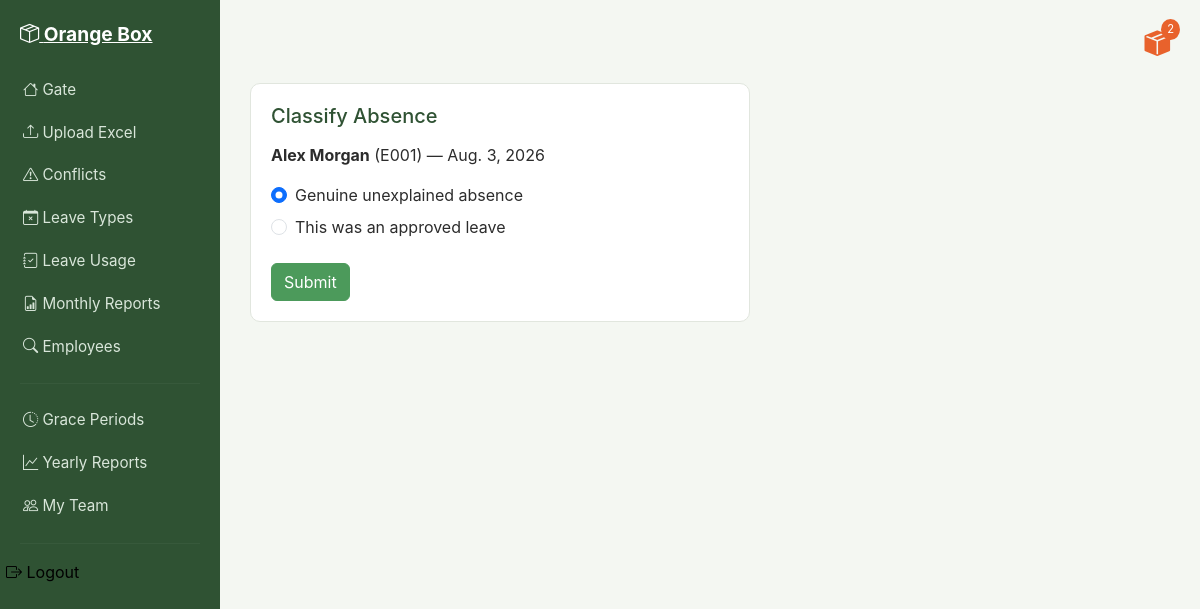
Page /records/127/resolve-gap/ (signed in) on the committed database.
### attendance/models.py (models this page shows, shortened)
class AttendanceRecord(models.Model):
    date = models.DateField()
    check_in = models.TimeField(null=True, blank=True)
    check_out = models.TimeField(null=True, blank=True)
    total_hours = models.FloatField(null=True, blank=True)
    status = models.CharField(max_length=50)
    employee = models.ForeignKey(Employee, on_delete=models.CASCADE)
    source_file = models.ForeignKey(ExcelFile, on_delete=models.CASCADE)
    gap_resolved = models.BooleanField(default=True)

class Employee(models.Model):
    employee_id = models.CharField(max_length=50, unique=True)
    name = models.CharField(max_length=150)
    sex = models.CharField(max_length=10, blank=True)
    birthday = models.DateField(null=True, blank=True)
    email = models.EmailField(unique=True, null=True, blank=True)
    phone_number = models.CharField(max_length=20, blank=True)
    department = models.ForeignKey(Department, on_delete=models.SET_NULL, null=True)
    date_added = models.DateTimeField(auto_now_add=True)

### attendance/views.py (the view, shortened to what this page needs)
# urls.py: path('records/<int:record_id>/resolve-gap/', views.resolve_gap, name='resolve_gap'),
@login_required
def resolve_gap(request, record_id):
    record = AttendanceRecord.objects.get(id=record_id)
    leave_types = Leaves.objects.all()
    return render(request, 'attendance/resolve_gap.html', {'record': record, 'leave_types': leave_types})

### attendance/context_processors.py (called while the page is built)
def notifications_context(request):
    if request.user.is_authenticated:
        unread = Notification.objects.filter(recipient=request.user, status='unread').order_by('-date')
        return {
            'unread_notifications': unread,
            'unread_count': unread.count()
        }
    return {'unread_notifications': [], 'unread_count': 0}

### attendance/templates/attendance/resolve_gap.html (shortened to what this page needs)
{% extends 'attendance/base.html' %}
{% block content %}
<div class="ob-card" style="max-width:500px;">
    <h5>Classify Absence</h5>
    <p><strong>{{ record.employee.name }}</strong> ({{ record.employee.employee_id }}) — {{ record.date }}</p>
    <form method="post">
        <div class="form-check mb-2">
            <input type="radio" name="choice" value="absence" class="form-check-input" id="choiceAbsence" checked>
            <label class="form-check-label" for="choiceAbsence">Genuine unexplained absence</label>
        </div>
        <div class="form-check mb-2">
            <input type="radio" name="choice" value="leave" class="form-check-input" id="choiceLeave">
            <label class="form-check-label" for="choiceLeave">This was an approved leave</label>
        </div>
        <button type="submit" class="btn btn-ob-save mt-3">Submit</button>
    </form>
</div>
{% endblock %}

### static/css/style.css (style rules this page uses)
:root { --ob-bg: #f4f7f2; --ob-sidebar: #2f5233; --ob-sidebar-active: #4C9A5B; --ob-accent: #E8622C; --ob-accent-hover: #c94f20; --ob-green: #4C9A5B; --ob-yellow: #E8B93C; --ob-red: #D9534F; --ob-text: #2c2c2c; --ob-muted: #7a7a7a; --ob-card: #ffffff; --ob-border: #e1e6de; }
body { background-color: var(--ob-bg); color: var(--ob-text); font-family: -apple-system, "Segoe UI", Roboto, Arial, sans-serif; }
.ob-card { background-color: var(--ob-card); border: 1px solid var(--ob-border); border-radius: 10px; padding: 20px; margin-bottom: 20px; }
.ob-card h5 { margin-bottom: 15px; color: var(--ob-sidebar); }
.btn-ob-save { background-color: var(--ob-green); border-color: var(--ob-green); color: #fff; }

### rows in the picture
AttendanceRecord: employee.name "Alex Morgan", employee.employee_id "E001", date "Aug. 3, 2026"

### other values in the picture
{{ unread_count }} "2"
